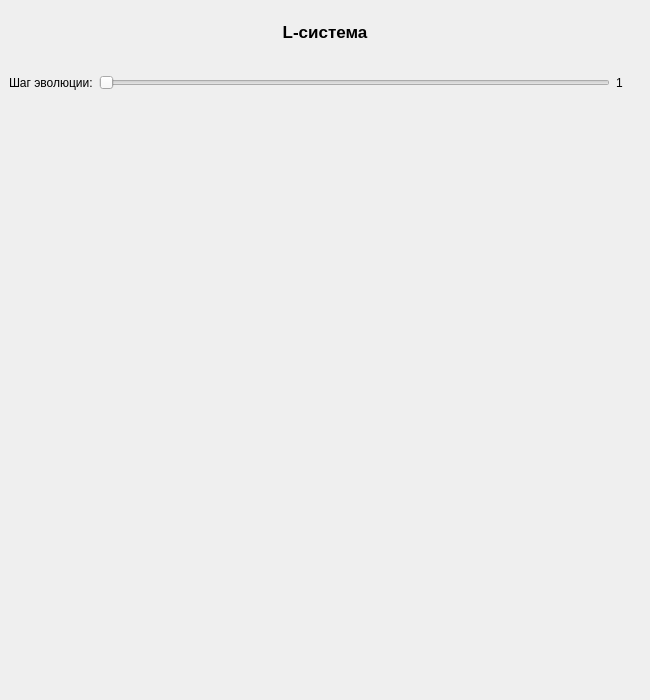
<?xml version="1.0" encoding="UTF-8"?>
<ui version="4.0">
 <class>MainWindow</class>
 <widget class="QMainWindow" name="MainWindow">
  <property name="geometry">
   <rect>
    <x>0</x>
    <y>0</y>
    <width>650</width>
    <height>700</height>
   </rect>
  </property>
  <property name="windowTitle">
   <string>L-системы</string>
  </property>
  <widget class="QWidget" name="centralwidget">
   <layout class="QVBoxLayout" name="verticalLayout">
    <item>
     <widget class="QLabel" name="lbl_title">
      <property name="font">
       <font>
        <pointsize>13</pointsize>
        <bold>true</bold>
       </font>
      </property>
      <property name="alignment">
       <set>Qt::AlignmentFlag::AlignCenter</set>
      </property>
      <property name="text">
       <string>L-система</string>
      </property>
     </widget>
    </item>
    <item>
     <layout class="QHBoxLayout" name="sliderLayout">
      <item>
       <widget class="QLabel" name="lbl_step_title">
        <property name="text">
         <string>Шаг эволюции:</string>
        </property>
       </widget>
      </item>
      <item>
       <widget class="QSlider" name="slider_step">
        <property name="orientation">
         <enum>Qt::Orientation::Horizontal</enum>
        </property>
        <property name="minimum">
         <number>1</number>
        </property>
        <property name="maximum">
         <number>5</number>
        </property>
        <property name="value">
         <number>1</number>
        </property>
       </widget>
      </item>
      <item>
       <widget class="QLabel" name="lbl_step_val">
        <property name="text">
         <string>1</string>
        </property>
        <property name="minimumSize">
         <size>
          <width>25</width>
          <height>0</height>
         </size>
        </property>
       </widget>
      </item>
     </layout>
    </item>
    <item>
     <widget class="QLabel" name="lbl_canvas">
      <property name="alignment">
       <set>Qt::AlignmentFlag::AlignCenter</set>
      </property>
      <property name="minimumSize">
       <size>
        <width>600</width>
        <height>580</height>
       </size>
      </property>
     </widget>
    </item>
   </layout>
  </widget>
 </widget>
 <resources/>
 <connections/>
</ui>
